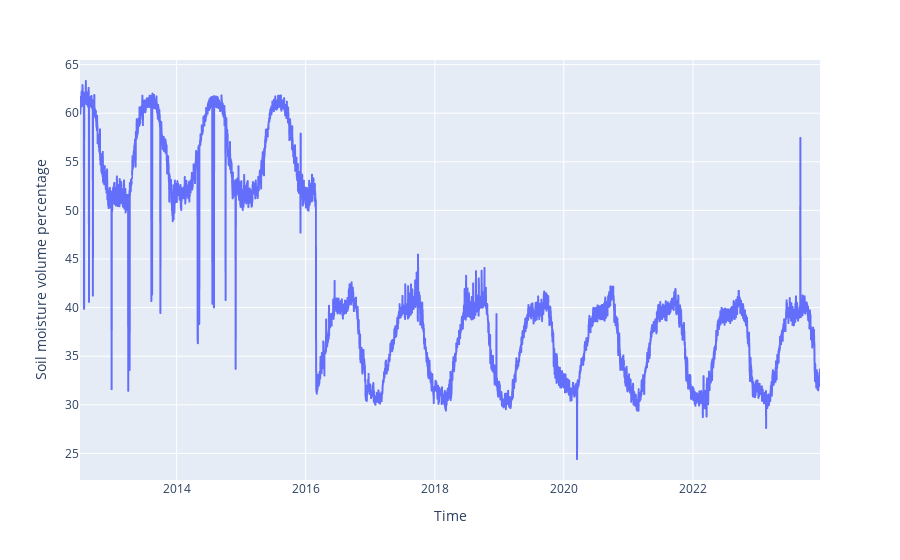

Source (notebook cell):
### Code cell
px.line(smvol_data, x="Time", y="Soil moisture volume percentage")

### Figure 1 — Plotly figure (JSON) as saved in the notebook; plotly's stock layout.template omitted (floating-point values rounded to 4 significant figures; data arrays with more than 128 entries replaced by an {"elided": "..."} marker saying what was removed)
{"data": [{"hovertemplate": "Time=%{x}<br>Soil moisture volume percentage=%{y}<extra></extra>", "legendgroup": "", "line": {"color": "#636efa", "dash": "solid"}, "marker": {"symbol": "circle"}, "mode": "lines", "name": "", "showlegend": false, "type": "scattergl", "x": {"elided": "4183 str values"}, "xaxis": "x", "y": {"elided": "4183 float values"}, "yaxis": "y"}], "layout": {"legend": {"tracegroupgap": 0}, "margin": {"t": 60}, "xaxis": {"anchor": "y", "domain": [0, 1], "title": {"text": "Time"}}, "yaxis": {"anchor": "x", "domain": [0, 1], "title": {"text": "Soil moisture volume percentage"}}}}
